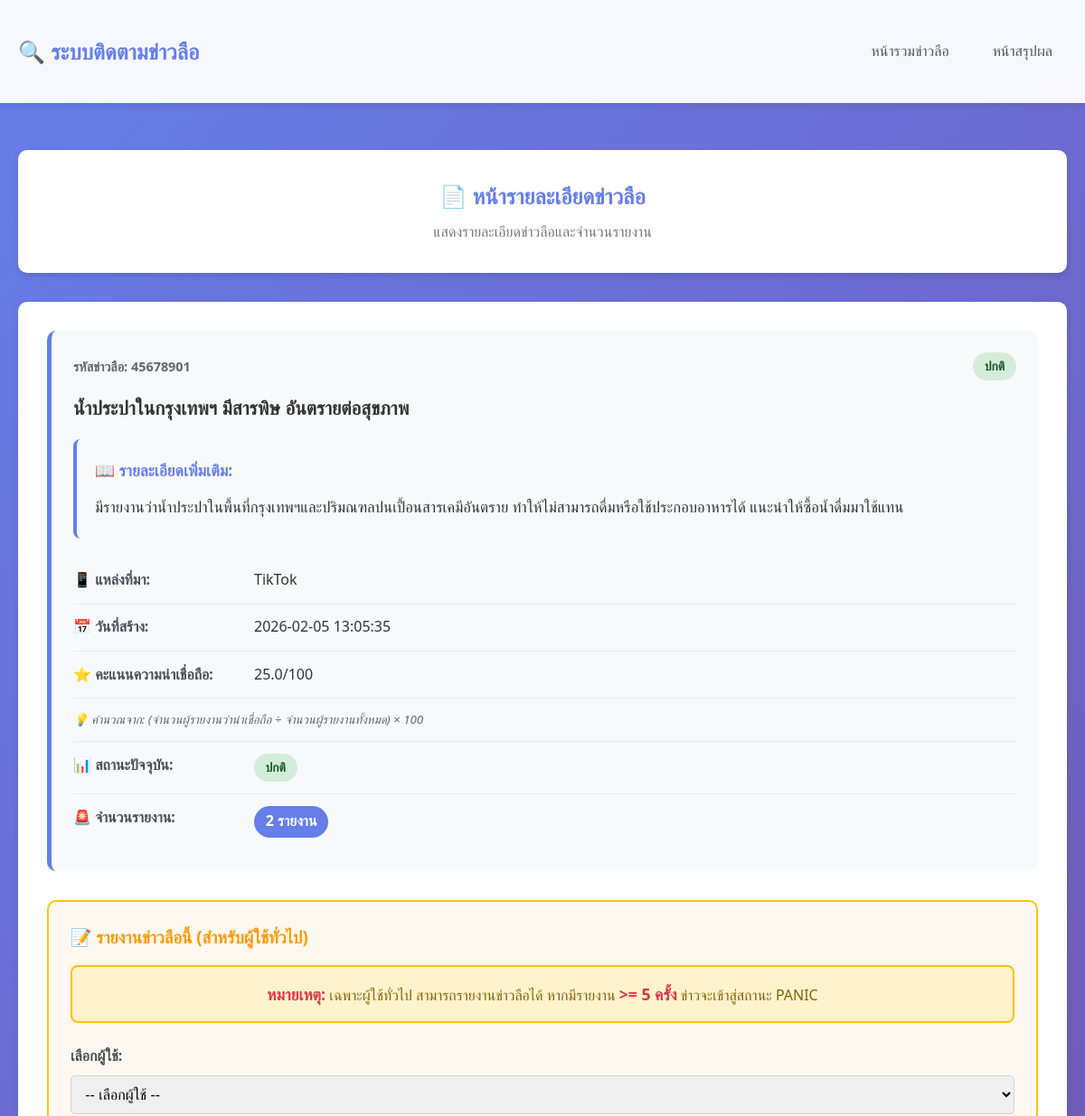
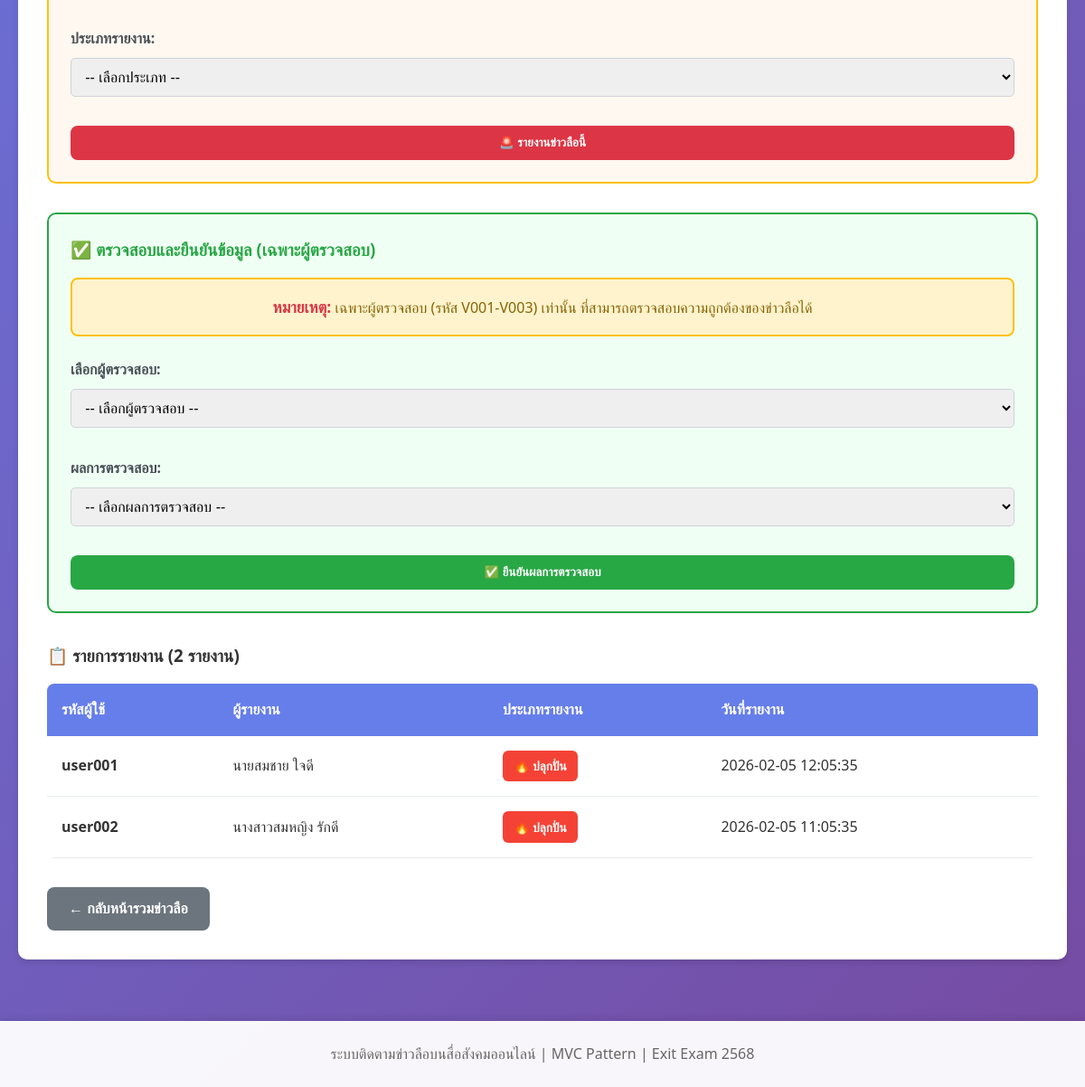
The app's page /detail/45678901, older data (2 pictures, top to bottom).
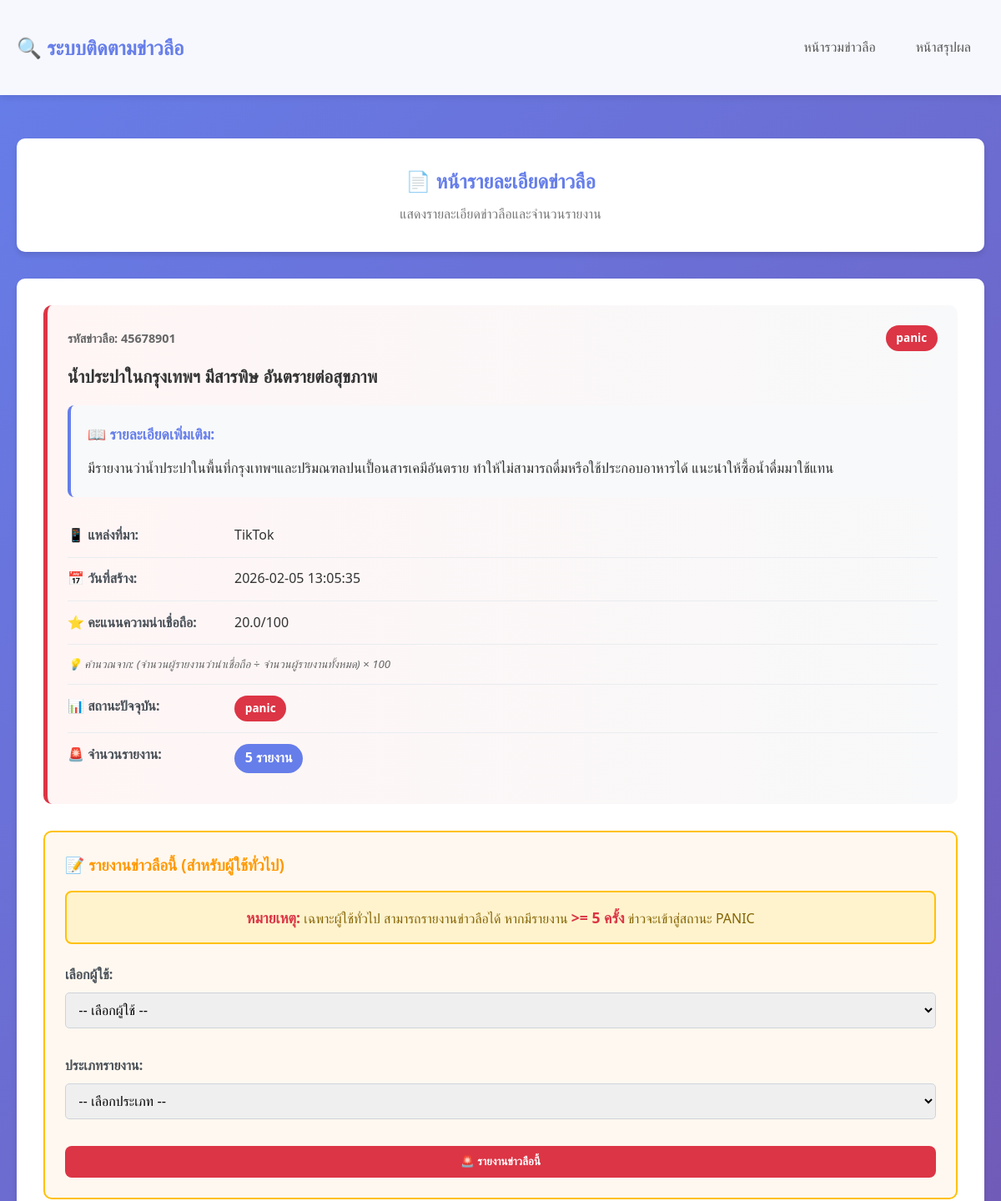
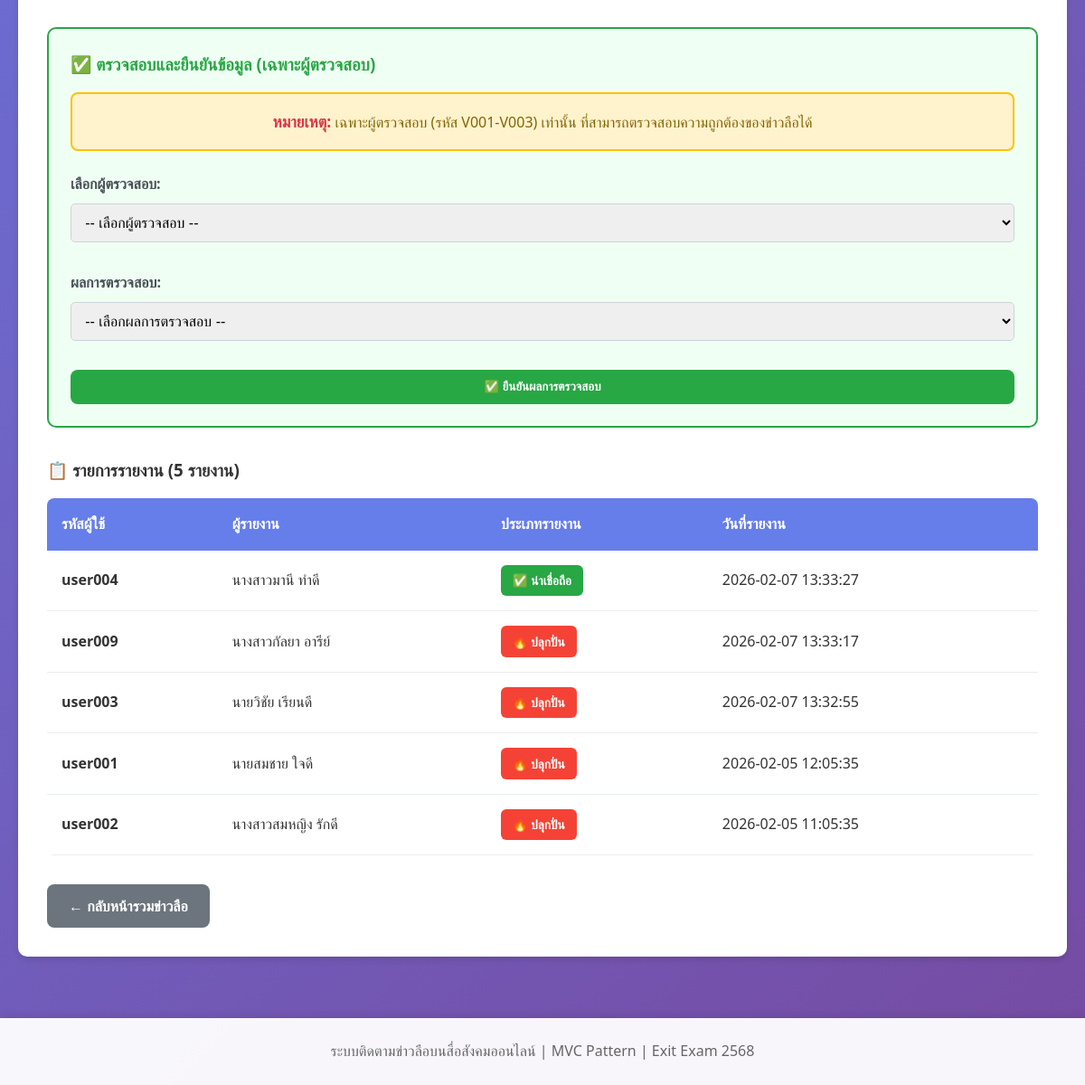
The same page, newer data (2 pictures, top to bottom).
### tables this page shows
CREATE TABLE Rumour (
            rumour_id INTEGER PRIMARY KEY CHECK(rumour_id >= 10000000 AND rumour_id <= 99999999),
            title TEXT NOT NULL,
            content TEXT,
            source TEXT NOT NULL,
            created_date TEXT NOT NULL,
            credibility_score REAL DEFAULT 50.0,
            status TEXT NOT NULL DEFAULT 'ปกติ' CHECK(status IN ('ปกติ', 'panic')),
            is_verified INTEGER DEFAULT 0,
            verification_result TEXT,
            verified_by INTEGER,
            FOREIGN KEY (verified_by) REFERENCES Users(user_id)
        );

CREATE TABLE Report (
            report_id INTEGER PRIMARY KEY AUTOINCREMENT,
            user_id INTEGER NOT NULL,
            rumour_id INTEGER NOT NULL,
            report_date TEXT NOT NULL,
            report_type TEXT NOT NULL CHECK(report_type IN ('บิดเบือน', 'ปลุกปั่น', 'ข้อมูลเท็จ', 'น่าเชื่อถือ')),
            FOREIGN KEY (user_id) REFERENCES Users(user_id),
            FOREIGN KEY (rumour_id) REFERENCES Rumour(rumour_id),
            UNIQUE(user_id, rumour_id)
        );

CREATE TABLE Users (
            user_id INTEGER PRIMARY KEY AUTOINCREMENT,
            username TEXT NOT NULL,
            name TEXT NOT NULL,
            role TEXT NOT NULL CHECK(role IN ('ผู้ใช้ทั่วไป', 'ผู้ตรวจสอบ')),
            verifier_code TEXT
        );

### app.py (the view)
@app.route('/detail/<int:rumour_id>')
def detail(rumour_id):
    rumour = RumourModel.get_rumour_by_id(rumour_id)
    if not rumour:
        flash('ไม่พบข่าวลือที่ค้นหา', 'error')
        return redirect(url_for('index'))
    reports = ReportModel.get_reports_by_rumour(rumour_id)
    report_count = len(reports)
    users = UserModel.get_all_users()
    verifiers = UserModel.get_verifiers()
    return render_template('detail.html',
                         rumour=rumour,
                         reports=reports,
                         report_count=report_count,
                         users=users,
                         verifiers=verifiers)

### models/database.py (called while the page is built)
    def get_connection(self):
        return sqlite3.connect(self.db_name)

    def fetch_all(self, query, params=()):
        conn = self.get_connection()
        conn.row_factory = sqlite3.Row
        cursor = conn.cursor()
        cursor.execute(query, params)
        results = cursor.fetchall()
        conn.close()
        return results

    def fetch_one(self, query, params=()):
        conn = self.get_connection()
        conn.row_factory = sqlite3.Row
        cursor = conn.cursor()
        cursor.execute(query, params)
        result = cursor.fetchone()
        conn.close()
        return result

### models/report.py (called while the page is built)
    @staticmethod
    def get_reports_by_rumour(rumour_id):
        db = Database()
        query = """
            SELECT rep.*, u.username, u.name
            FROM Report rep
            JOIN Users u ON rep.user_id = u.user_id
            WHERE rep.rumour_id = ?
            ORDER BY rep.report_date DESC
        """
        return db.fetch_all(query, (rumour_id,))

### models/rumour.py (called while the page is built)
    @staticmethod
    def get_rumour_by_id(rumour_id):
        db = Database()
        query = """
            SELECT r.*, u.name as verifier_name, u.verifier_code
            FROM Rumour r
            LEFT JOIN Users u ON r.verified_by = u.user_id
            WHERE r.rumour_id = ?
        """
        return db.fetch_one(query, (rumour_id,))

### models/user.py (called while the page is built)
    @staticmethod
    def get_all_users():
        db = Database()
        query = "SELECT * FROM Users ORDER BY user_id"
        return db.fetch_all(query)

    @staticmethod
    def get_verifiers():
        db = Database()
        query = "SELECT * FROM Users WHERE verifier_code IS NOT NULL ORDER BY username"
        return db.fetch_all(query)

### templates/detail.html (shortened to what this page needs)
<!DOCTYPE html>
<html lang="th">
<head>
    <link rel="stylesheet" href="{{ url_for('static', filename='style.css') }}">
</head>
<body>
    <nav class="navbar">
        <div class="container">
            <h1>🔍 ระบบติดตามข่าวลือ</h1>
            <div class="nav-links">
                <a href="{{ url_for('index') }}">หน้ารวมข่าวลือ</a>
                <a href="{{ url_for('summary') }}">หน้าสรุปผล</a>
            </div>
        </div>
    </nav>
    <div class="container">
        <div class="page-header">
            <h2>📄 หน้ารายละเอียดข่าวลือ</h2>
            <p class="subtitle">แสดงรายละเอียดข่าวลือและจำนวนรายงาน</p>
        </div>
        <div class="detail-container">
            <div class="rumour-detail {% if rumour.status == 'panic' %}panic{% endif %}">
                <div class="rumour-header">
                    <span class="rumour-id">รหัสข่าวลือ: {{ rumour.rumour_id }}</span>
                    <span class="status-badge status-{{ rumour.status }}">
                        {{ rumour.status }}
                    </span>
                </div>
                <h2 class="rumour-title">{{ rumour.title }}</h2>
                {% if rumour.content %}
                <div class="rumour-content">
                    <h4>📖 รายละเอียดเพิ่มเติม:</h4>
                    <p>{{ rumour.content }}</p>
                </div>
                {% endif %}
                <div class="rumour-detail-info">
                    <div class="info-row">
                        <strong>📱 แหล่งที่มา:</strong>
                        <span>{{ rumour.source }}</span>
                    </div>
                    <div class="info-row">
                        <strong>📅 วันที่สร้าง:</strong>
                        <span>{{ rumour.created_date }}</span>
                    </div>
                    <div class="info-row">
                        <strong>⭐ คะแนนความน่าเชื่อถือ:</strong>
                        <span>{{ rumour.credibility_score }}/100</span>
                    </div>
                    <div class="info-row">
                        <small style="color: #666; font-style: italic;">
                            💡 คำนวณจาก: (จำนวนผู้รายงานว่าน่าเชื่อถือ ÷ จำนวนผู้รายงานทั้งหมด) × 100
                        </small>
                    </div>
                    <div class="info-row">
                        <strong>📊 สถานะปัจจุบัน:</strong>
                        <span class="status-badge status-{{ rumour.status }}">
                            {{ rumour.status }}
                        </span>
                    </div>
                    <div class="info-row">
                        <strong>🚨 จำนวนรายงาน:</strong>
                        <span class="report-count-badge">{{ report_count }} รายงาน</span>
                    </div>
                </div>
            </div>
            {% if not rumour.is_verified %}
                <div class="report-section">
                    <h3>📝 รายงานข่าวลือนี้ (สำหรับผู้ใช้ทั่วไป)</h3>
                    <p class="section-note">
                        <strong>หมายเหตุ:</strong> เฉพาะผู้ใช้ทั่วไป สามารถรายงานข่าวลือได้ หากมีรายงาน <strong>>= 5 ครั้ง</strong> ข่าวจะเข้าสู่สถานะ PANIC
                    </p>
                    <form method="POST" action="{{ url_for('report_rumour', rumour_id=rumour.rumour_id) }}" class="report-form">
                        <div class="form-group">
                            <label for="user_id">เลือกผู้ใช้:</label>
                            <select name="user_id" id="user_id" required>
                                <option value="">-- เลือกผู้ใช้ --</option>
                            </select>
                        </div>
                        <div class="form-group">
                            <label for="report_type">ประเภทรายงาน:</label>
                            <select name="report_type" id="report_type" required>
                                <option value="">-- เลือกประเภท --</option>
                            </select>
                        </div>
                        <button type="submit" class="btn btn-danger">🚨 รายงานข่าวลือนี้</button>
                    </form>
                </div>
                <div class="verify-section">
                    <h3>✅ ตรวจสอบและยืนยันข้อมูล (เฉพาะผู้ตรวจสอบ)</h3>
                    <p class="section-note">
                        <strong>หมายเหตุ:</strong> เฉพาะผู้ตรวจสอบ (รหัส V001-V003) เท่านั้น ที่สามารถตรวจสอบความถูกต้องของข่าวลือได้
                    </p>
                    <form method="POST" action="{{ url_for('verify_rumour', rumour_id=rumour.rumour_id) }}" class="verify-form">
                        <div class="form-group">
                            <label for="verifier_id">เลือกผู้ตรวจสอบ:</label>
                            <select name="verifier_id" id="verifier_id" required>
                                <option value="">-- เลือกผู้ตรวจสอบ --</option>
                            </select>
                        </div>
                        <div class="form-group">
                            <label for="verification_result">ผลการตรวจสอบ:</label>
                            <select name="verification_result" id="verification_result" required>
                                <option value="">-- เลือกผลการตรวจสอบ --</option>
                            </select>
                        </div>
                        <button type="submit" class="btn btn-success">✅ ยืนยันผลการตรวจสอบ</button>
                    </form>
                </div>
            {% else %}
                <div class="verified-notice">
                    <h3>✅ ข่าวนี้ถูกตรวจสอบแล้ว</h3>
                    <p>ไม่สามารถรายงานเพิ่มเติมได้</p>
                </div>
            {% endif %}
            <div class="reports-list">
                <h3>📋 รายการรายงาน ({{ report_count }} รายงาน)</h3>
                {% if reports %}
                    <table class="report-table">
                        <thead>
                            <tr>
                                <th>รหัสผู้ใช้</th>
                                <th>ผู้รายงาน</th>
                                <th>ประเภทรายงาน</th>
                                <th>วันที่รายงาน</th>
                            </tr>
                        </thead>
                        <tbody>
                            {% for report in reports %}
                                <tr>
                                    <td><strong>{{ report.username }}</strong></td>
                                    <td>{{ report.name }}</td>
                                    <td>
                                        {% if report.report_type == 'บิดเบือน' %}
                                            <span class="report-type-badge report-distort">🔄 บิดเบือน</span>
                                        {% elif report.report_type == 'ปลุกปั่น' %}
                                            <span class="report-type-badge report-incite">🔥 ปลุกปั่น</span>
                                        {% elif report.report_type == 'ข้อมูลเท็จ' %}
                                            <span class="report-type-badge report-false">❌ ข้อมูลเท็จ</span>
                                        {% elif report.report_type == 'น่าเชื่อถือ' %}
                                            <span class="report-type-badge report-credible">✅ น่าเชื่อถือ</span>
                                        {% else %}
                                            <span class="report-type">{{ report.report_type }}</span>
                                        {% endif %}
                                    </td>
                                    <td>{{ report.report_date }}</td>
                                </tr>
                            {% endfor %}
                        </tbody>
                    </table>
                {% else %}
                    <p class="no-data">ยังไม่มีรายงาน</p>
                {% endif %}
            </div>
            <a href="{{ url_for('index') }}" class="btn btn-secondary">← กลับหน้ารวมข่าวลือ</a>
        </div>
    </div>
    <footer>
        <p>ระบบติดตามข่าวลือบนสื่อสังคมออนไลน์ | MVC Pattern | Exit Exam 2568</p>
    </footer>
</body>
</html>

Row changes from the older to the newer data that the page shows:
changed Rumour "น้ำประปาในกรุงเทพฯ มีสารพิษ อันตรายต่อสุขภาพ": status "ปกติ" → "panic"; credibility_score "25.0" → "20.0"
added Report: username "user004", name "นางสาวมานี ทำดี", report_type "✅ น่าเชื่อถือ", report_date "2026-02-07 13:33:27"
added Report: username "user009", name "นางสาวกัลยา อารีย์", report_type "🔥 ปลุกปั่น", report_date "2026-02-07 13:33:17"
added Report: username "user003", name "นายวิชัย เรียนดี", report_type "🔥 ปลุกปั่น", report_date "2026-02-07 13:32:55"
Text that changed along with them:
{{ report_count }}: "2" → "5"
